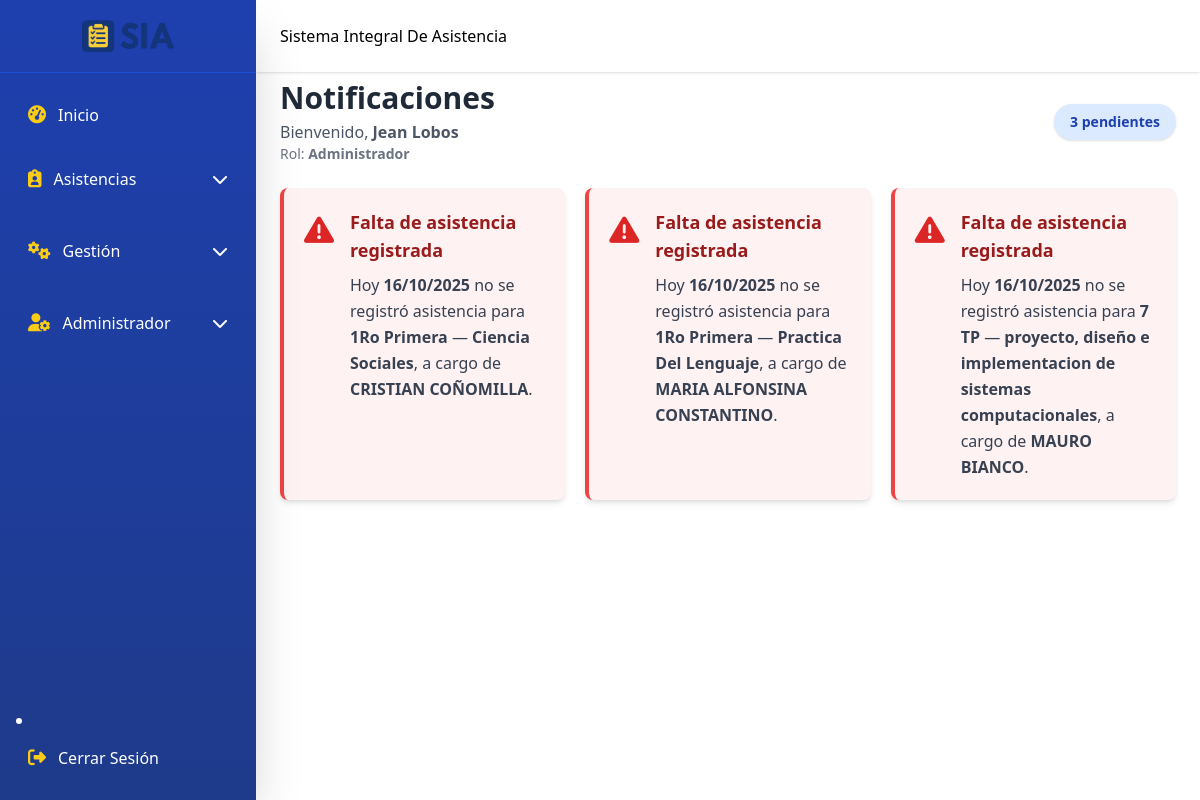
Screenshot of /index.php (signed in) with the database file from the repository.
### tables this page shows
CREATE TABLE `roles` (
  `role_id` int(11) NOT NULL,
  `name` varchar(50) NOT NULL,
  `description` varchar(255) DEFAULT NULL,
  `created_at` timestamp NOT NULL DEFAULT current_timestamp()
);

CREATE TABLE `courses` (
  `course_id` int(11) NOT NULL,
  `name` varchar(100) NOT NULL,
  `description` text DEFAULT NULL,
  `technical_degree` varchar(50) DEFAULT NULL
);

CREATE TABLE `subjects` (
  `subject_id` int(11) NOT NULL,
  `name` varchar(100) NOT NULL,
  `description` text DEFAULT NULL,
  `course_id` int(11) DEFAULT NULL,
  `turno` enum('mañana','tarde') NOT NULL
);

CREATE TABLE `teachers` (
  `teacher_id` int(11) NOT NULL,
  `user_id` int(11) DEFAULT NULL,
  `first_name` varchar(50) NOT NULL,
  `last_name` varchar(50) NOT NULL
);

### index.php (the view, shortened to what this page needs)
<?php
include 'includes/header.php';
include 'includes/sidebar.php';
include 'includes/navbar.php';
include 'includes/conn.php';
$today = (new DateTime())->format('Y-m-d');
$displayDate = (new DateTime())->format('d/m/Y');
$weekday = strtolower((new DateTime())->format('l'));
$role_name = '';
if (isset($role_id)) {
    $stmtRole = $conn->prepare("SELECT name FROM roles WHERE role_id = ?");
    $stmtRole->execute([$role_id]);
    $role_row = $stmtRole->fetch(PDO::FETCH_ASSOC);
    if ($role_row) {
        $role_name = $role_row['name'];
    }
}
$sql = "
    SELECT
        c.course_id, c.name AS course_name,
        s.subject_id, s.name AS subject_name,
        t.teacher_id, t.first_name AS teacher_fname, t.last_name AS teacher_lname,
        sch.group_id,
        g.name AS group_name
    FROM courses c
    JOIN schedules sch
        ON sch.course_id = c.course_id
        AND sch.weekday = :weekday
    LEFT JOIN groups g ON g.group_id = sch.group_id
    JOIN subjects s ON s.subject_id = sch.subject_id
    JOIN teachers t ON t.teacher_id = sch.teacher_id
    LEFT JOIN student_attendance sa
        ON sa.schedule_id = sch.schedule_id
        AND sa.attendance_date = :today
    WHERE sa.id IS NULL
    GROUP BY c.course_id, s.subject_id, sch.group_id
    ORDER BY c.name, s.name
";
$stmt = $conn->prepare($sql);
$stmt->bindValue(':today', $today);
$stmt->bindValue(':weekday', $weekday);
$stmt->execute();
$rows = $stmt->fetchAll(PDO::FETCH_ASSOC);
?>
<div class="flex-1 md:ml-64 transition-all duration-300">
  <main class="pt-20 p-6">
    <div class="flex flex-col md:flex-row items-start md:items-center justify-between mb-6 gap-3">
        <div>
            <h1 class="text-3xl font-bold text-gray-800">Notificaciones</h1>
            <p class="text-gray-600 mt-1">
                Bienvenido, <strong><?= htmlspecialchars($_SESSION['first_name'] . ' ' . $_SESSION['last_name']) ?></strong>
            </p>
            <p class="text-gray-500 text-sm">
                Rol: <strong><?= htmlspecialchars($role_name) ?></strong>
            </p>
        </div>
        <span class="px-4 py-2 text-sm font-semibold bg-blue-100 text-blue-800 rounded-full shadow">
            <?= count($rows); ?> pendientes
        </span>
    </div>
    <?php if (count($rows) > 0): ?>
      <div class="grid gap-5 sm:grid-cols-1 md:grid-cols-2 lg:grid-cols-3">
        <?php foreach ($rows as $row): ?>
          <div class="flex items-start p-5 bg-red-50 border-l-4 border-red-500 rounded-lg shadow-md hover:shadow-lg transition-shadow duration-300">
            <i class="fa-solid fa-triangle-exclamation text-red-600 text-3xl mr-4 mt-1"></i>
            <div>
              <p class="font-semibold text-red-800 text-lg">
                Falta de asistencia registrada
              </p>
              <p class="text-gray-700 mt-2 leading-relaxed">
                Hoy <strong><?= $displayDate ?></strong> no se registró asistencia
                para <strong><?= htmlspecialchars($row['course_name']) ?></strong>
                 — <strong><?= htmlspecialchars($row['subject_name']) ?></strong>,
                a cargo de <strong><?= htmlspecialchars($row['teacher_fname'].' '.$row['teacher_lname']) ?></strong>.
              </p>
            </div>
          </div>
        <?php endforeach; ?>
      </div>
    <?php endif; ?>
  </main>
</div>

### rows the page displays
roles: name "Administrador"
courses: name "1Ro Primera", subjects.name "Ciencia Sociales", teachers.first_name+last_name "CRISTIAN COÑOMILLA", subjects.name "Practica Del Lenguaje", teachers.first_name+last_name "MARIA ALFONSINA CONSTANTINO"
courses: name "7 TP", subjects.name "proyecto, diseño e implementacion de sistemas computacionales", teachers.first_name+last_name "MAURO BIANCO"

### other values shown
$_SESSION['first_name'] . ' ' . $_SESSION['last_name'] "Jean Lobos"
count($rows) "3"
